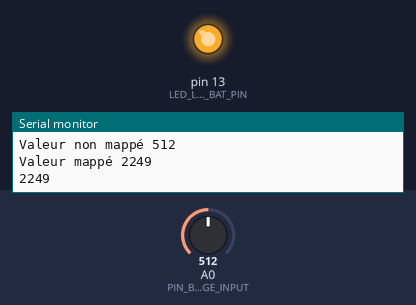
The sketch below on a simulated Arduino Uno, built with avr-gcc and run on an emulated ATmega328P. Shown: output pins drawn as LEDs (lit = HIGH), the last lines printed to the serial monitor. Inputs (shaded band) come from the test bench; at power-on: A0 (PIN_BATTERY_VOLTAGE_INPUT) = 512.

Above: at 1.2 s.
1.3 s: A0 (PIN_BATTERY_VOLTAGE_INPUT) set to 853
6.2 s: A0 (PIN_BATTERY_VOLTAGE_INPUT) set to 884
At 10.4 s:
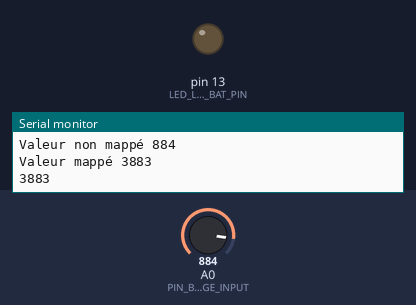
11.5 s: A0 (PIN_BATTERY_VOLTAGE_INPUT) set to 761
16.2 s: A0 (PIN_BATTERY_VOLTAGE_INPUT) set to 742
At 20.5 s:
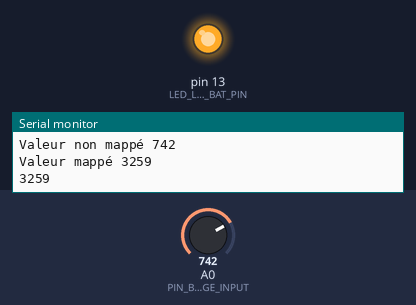
21.5 s: A0 (PIN_BATTERY_VOLTAGE_INPUT) set to 900
At 25.5 s:
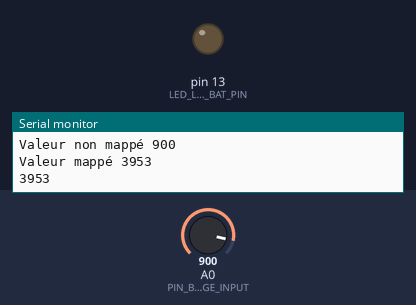
Timing chart, 0 to 27.0 s (numbered marks = the images above; inputs shaded):
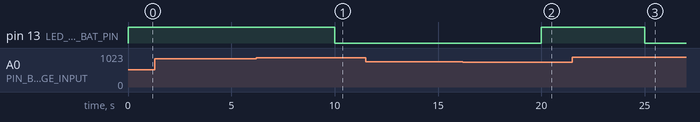

The sketch:

Battery_Hysteresis.ino
```cpp
  //Pins:
  #define LED_LOW_BAT_PIN 13//mcu > Low Battery LED dout pin
  #define PIN_BATTERY_VOLTAGE_INPUT A0 //A0
  //End of Pins

  //Threshold values for battery level
  #define LOW_BATT_THRESHOLD 3300 //mV
  #define LOW_BATT_THRESHOLD_HYST 3800 //mV
  //End of threshold values for battery level

  //Misc
  #define BATTERY_VOLTAGE_READ_FREQUENCY 5000 //ms
  #define ADC_CALIBRATION 1.07 //Empirical (1,14)
  //End of misc.

//----------------------------------------------------------------------------------------------------------------------------------------------//
bool EnableOrNotDisplay()
  {
    unsigned int ui_16BatteryVoltage;
    static bool sb_DisplayStatus=0;//Affichage désactivé au démarrage

    ui_16BatteryVoltage=ui_16GetBatVoltage();//Retourne la tension de la batterie en mV

    Serial.println(ui_16BatteryVoltage);

    if(sb_DisplayStatus==1)//On est en haut de l'hystérésis (affichage allumé)
    {
      if(ui_16BatteryVoltage>LOW_BATT_THRESHOLD)//On est au dessus du seuil de descente => On reste en haut
      {
        //sb_DisplayStatus=1;//Utile?
        SetDisplayOn();//Autorise l'affichage et désactive la LED Batterie faible
      }
      else//On est en dessous du seuil de descente => On descend
      {
        sb_DisplayStatus=0;//Changement de statut de l'affichage
        SetDisplayOff();
      }
    }else//On est en bas de l'hystérésis : b_DisplayStatus==0
    {
      if(ui_16BatteryVoltage>LOW_BATT_THRESHOLD_HYST)//On est au dessus du seuil de remontée => On remonte
      {
        sb_DisplayStatus=1;//Changement de statut de l'affichage
        SetDisplayOn();//Autorise l'affichage et désactive la LED Batterie faible
      }
      else//On est en dessous du seuil de remontée => On reste en bas
      { //sb_DisplayStatus=0;//Utile?
        SetDisplayOff();
      }
    }
    return sb_DisplayStatus;
  }
//----------------------------------------------------------------------------------------------------------------------------------------------//

//----------------------------------------------------------------------------------------------------------------------------------------------//
  void SetDisplayOn()
  {
    //Active la commande de la base des transistors d'affichage
    digitalWrite(LED_LOW_BAT_PIN, LOW);//Désactive la LED batterie faible
  }

//----------------------------------------------------------------------------------------------------------------------------------------------//

//----------------------------------------------------------------------------------------------------------------------------------------------//
  void SetDisplayOff()
  {
    //Désactive la commande de la base des transistors d'affichage
    digitalWrite(LED_LOW_BAT_PIN, HIGH);//Active la LED batterie faible
  }

//----------------------------------------------------------------------------------------------------------------------------------------------//

//----------------------------------------------------------------------------------------------------------------------------------------------//
  int ui_16GetBatVoltage()
  {
    unsigned int ui_16Batt_LVL_local;
    Serial.print("Valeur non mappé ");
    Serial.println(analogRead(PIN_BATTERY_VOLTAGE_INPUT));
    ui_16Batt_LVL_local = ((map(analogRead(PIN_BATTERY_VOLTAGE_INPUT), 0, 1023, 0, 4200))*ADC_CALIBRATION);
    Serial.print("Valeur mappé ");
    Serial.println(ui_16Batt_LVL_local);
    return ui_16Batt_LVL_local;
  }

//----------------------------------------------------------------------------------------------------------------------------------------------//

/************************************************************************************************************************************************/
//-------------setup------------//

void setup() {
  // put your setup code here, to run once:
  pinMode(LED_LOW_BAT_PIN, OUTPUT);
  Serial.begin(9600); // open the serial port at 9600 bps:
  analogReference(INTERNAL);

  SetDisplayOff();//On veut voir que la tension à vide au démarrage est > seuil bas (3V)
}

/************************************************************************************************************************************************/

//-------------loop------------//
void loop() {
  static bool sb_TimerSetup=0, sb_DisplayEnabled;
  static long sl_32Timer;

  //Serial.println(0);

  if(sb_TimerSetup==0)//Initialisation of Timer
  {
    sl_32Timer=(millis()-BATTERY_VOLTAGE_READ_FREQUENCY);//get time for timer : be sure to run directly at start !
    sb_TimerSetup=1;//Set initialisation to done
    Serial.println(1);
  }

  if(millis()>(BATTERY_VOLTAGE_READ_FREQUENCY+sl_32Timer))//The timer has elapsed
  {
    Serial.println(2);
    sl_32Timer=millis();//reset timer

    sb_DisplayEnabled=EnableOrNotDisplay();
  }

    if(sb_DisplayEnabled==1)//The display is enabled
  {
    //Serial.println("Conneries de serial");//+refresh
  }else
  {
    //nothing
  }

}//loop
```

Measured:
- the behaviour switches between 865 and 866 on A0 (PIN_BATTERY_VOLTAGE_INPUT) (found by bisection; images 0 and 1)
- the behaviour switches between 752 and 751 on A0 (PIN_BATTERY_VOLTAGE_INPUT) (found by bisection; images 1 and 2)
- after the input at 6.2 s, pin 13 (LED_LOW_BAT_PIN): HIGH → LOW after 3.8 s
- after the input at 16.2 s, pin 13 (LED_LOW_BAT_PIN): LOW → HIGH after 3.8 s
- after the input at 21.5 s, pin 13 (LED_LOW_BAT_PIN): HIGH → LOW after 3.5 s
